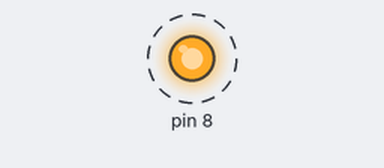
This program was run on a simulated Raspberry Pi (header pin numbers). Parts: output pins drawn as LEDs (lit = HIGH). Dashed ring = blinking.

Above: at 0.5 s.
Timing chart, 0 to 4.6 s (numbered marks = the images above):
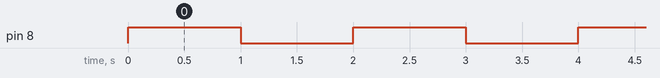

The program:

blink.py
```python
""" Your First Raspberry PI project
Lets make one LED Blink
Note: the pin number you selelcted varies based on

GPIO.BOARD - pin numbers in orders as on board - reommended for starters or if you are going to use only one raspberry pi

or GPIO.BCM - random gpio pin number based on chip   - for pro users

for this example we have used GPIO.BOARD and pin number 8 for controlling the LED

  by Rahul Sharma for Yolabs
  This example code is in the public domain.
  https://www.yolabs.in
"""

import RPi.GPIO as GPIO # Import Raspberry Pi GPIO library
from time import sleep # Import the sleep function from the time module
GPIO.setwarnings(False) # Ignore warning for now
GPIO.setmode(GPIO.BOARD) # Use physical pin numbering, please refer the pin diagram
GPIO.setup(8, GPIO.OUT, initial=GPIO.LOW) # Set pin 8 to be an output pin and set initial value to low (off)

while True: # Run forever
  GPIO.output(8, GPIO.HIGH) # Turn on
  sleep(1) # Sleep for 1 second
  GPIO.output(8, GPIO.LOW) # Turn off
  sleep(1) # Sleep for 1 second
```

Measured:
- by itself, pin 8: alternates HIGH for 1.0 s and LOW for 1.0 s
